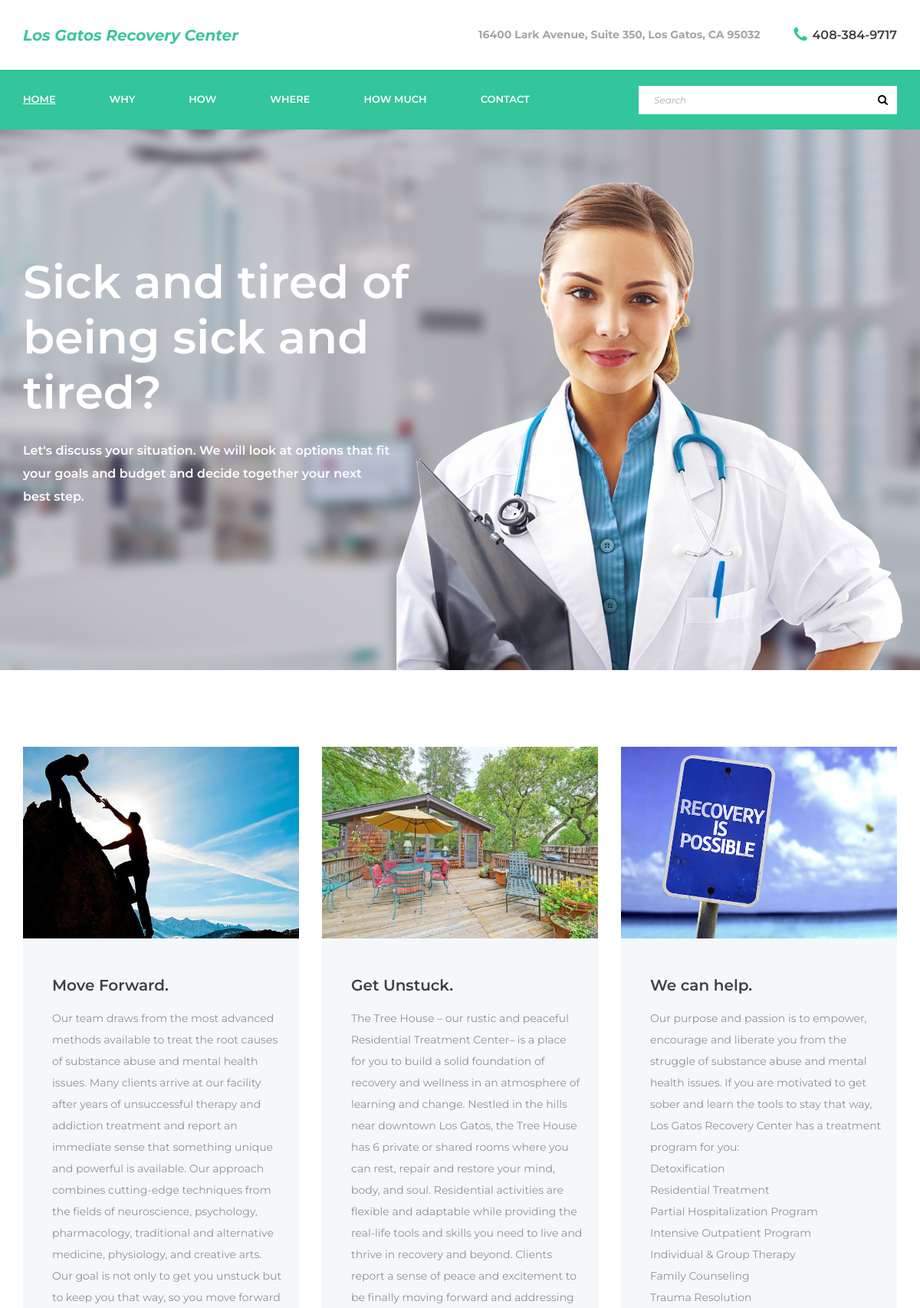
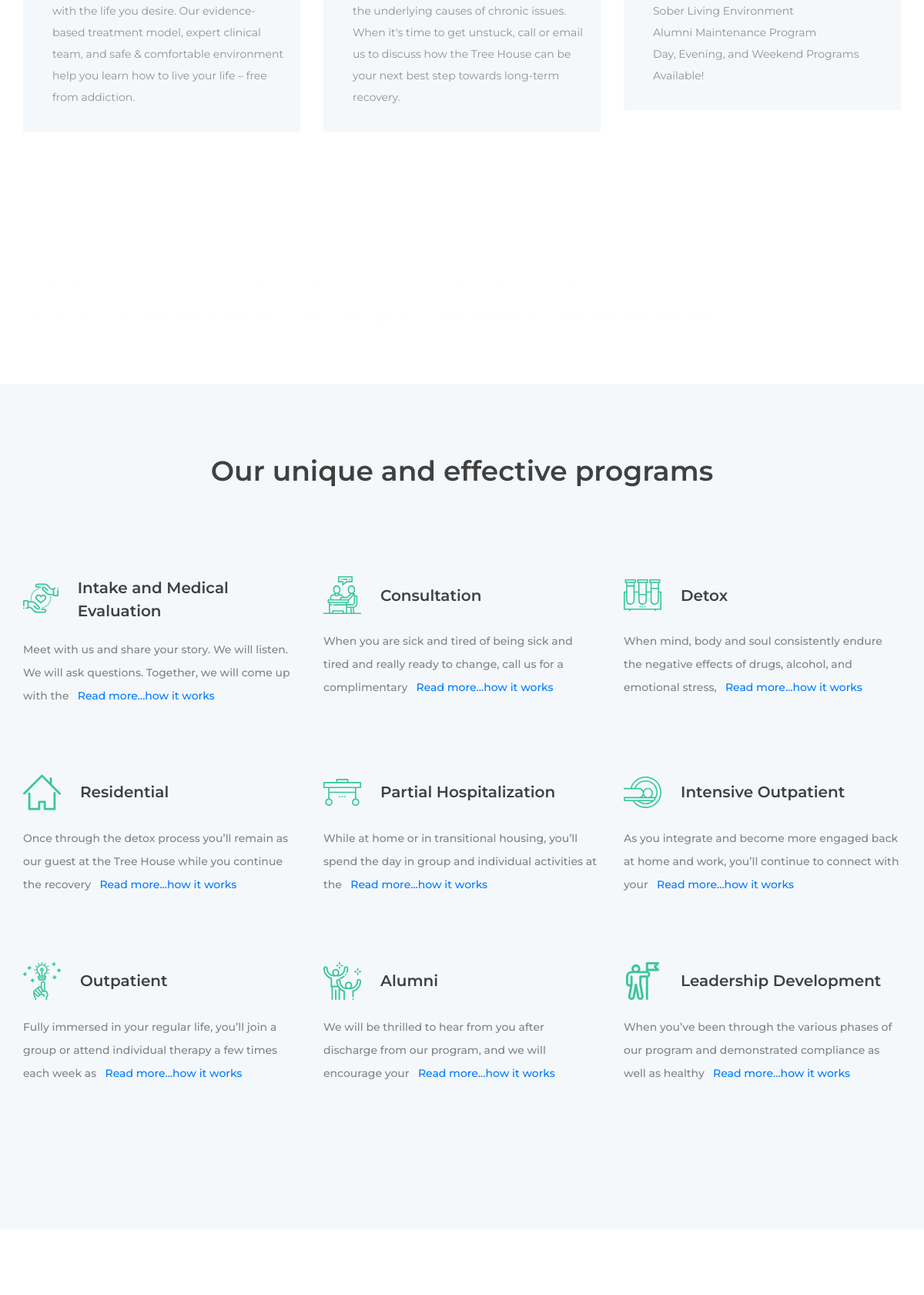
The page / (upper part) on the database its author committed (2 pictures, top to bottom).
### home/models.py (models this page shows, shortened)
class Article(models.Model):
    id           = models.AutoField(auto_created=True, primary_key=True, serialize=False, verbose_name='ID')
    publish      = models.CharField(max_length=120, choices=ARTICLE_CATEGORY, default='home_first')
    title        = models.CharField(max_length=150, unique=True, null=False, verbose_name='Title')
    text         = models.TextField(verbose_name='body')
    articlecover = models.ImageField(upload_to='static/images', null=True, blank=True)
    objects = ArticleManager()
    class Meta:
        verbose_name = 'Article'
        verbose_name_plural = 'Articles'

### home/views.py (the view)
# urls.py: path('', views.Home.as_view(), name='home'),
class Home(TemplateView):
	template_name = 'home/home.html'
	article = Article.objects.first_articles()
	def get_context_data(self, *args, **kwargs):
		context = super(Home, self).get_context_data(*args, **kwargs)
		context["bck_image"] = 'images/index_hero.jpg'
		context["active_page"] = 'home'
		context["article"] = self.article
		return context

### templates/home/home.html (shortened to what this page needs)
{% extends 'base.html' %}
{% load staticfiles %}
{% block content %}
<div class="info">
    <div class="container">
        <div class="row row-eq-height">
{% for obj in article%}
<div class="col-lg-4 info_box_col">
<div class="info_box">
    <div class="info_image">
        <img src="{{obj.articlecover}}" alt="" height="250" width="400">
    </div>
    <div class="info_content">
        <div class="info_title">{{obj.title}}</div>
        <div class="info_text"> {{obj.text | linebreaks}}</div>
    </div>
</div>
</div>
{% endfor %}
        </div>
    </div>
</div>
<div class="cta">
    <div class="parallax_background parallax-window" data-parallax="scroll" data-image-src="{% static 'images/cta_1.jpg' %}" data-speed="0.8"></div>
    <div class="container">
        <div class="row">
            <div class="col">
                <div class="cta_container d-flex flex-xl-row flex-column align-items-xl-start align-items-center justify-content-xl-start justify-content-center">
                    <div class="cta_content text-xl-left text-center">
                        <div class="cta_title">Make an appointment with one of our professional Doctors.</div>
                        <div class="cta_subtitle">Los Gatos Recovery Center provides affordable, accessible and high-quality addiction treatment.
                            <span style="font-size: 18px"><b>&nbsp&nbspCall now 408-384-9717</b></span>
                        </div>
                    </div>
                </div>
            </div>
        </div>
    </div>
</div>
<div class="services">
    <div class="container">
        <div class="row">
            <div class="col text-center">
                <div class="section_title">Our unique and effective programs</div>
            </div>
        </div>
        <div class="row icon_boxes_row">
            <div class="col-xl-4 col-lg-6">
                <div class="icon_box">
                    <div class="icon_box_title_container d-flex flex-row align-items-center justify-content-start">
                        <div class="icon_box_icon"><img src="{% static 'images/intake.svg' %}" alt=""></div>
                        <div class="icon_box_title">Intake and Medical Evaluation</div>
                    </div>
                    <div class="icon_box_text">Meet with us and share your story. We will listen. We will ask questions. Together, we will come up with the <a href="{% url 'home:how'%}">&nbsp&nbspRead more...how it works</a></div>
                </div>
            </div>
            <div class="col-xl-4 col-lg-6">
                <div class="icon_box">
                    <div class="icon_box_title_container d-flex flex-row align-items-center justify-content-start">
                        <div class="icon_box_icon"><img src="{% static 'images/consultation.svg' %}" alt=""></div>
                        <div class="icon_box_title">Consultation</div>
                    </div>
                    <div class="icon_box_text">When you are sick and tired of being sick and tired and really ready to change, call us for a complimentary  <a href="{% url 'home:how'%}">&nbsp&nbspRead more...how it works</a></div>
                </div>
            </div>
            <div class="col-xl-4 col-lg-6">
                <div class="icon_box">
                    <div class="icon_box_title_container d-flex flex-row align-items-center justify-content-start">
                        <div class="icon_box_icon"><img src="{% static 'images/icon_3.svg' %}" alt=""></div>
                        <div class="icon_box_title">Detox</div>
                    </div>
                    <div class="icon_box_text">When mind, body and soul consistently endure the negative effects of drugs, alcohol, and emotional stress, <a href="{% url 'home:how'%}">&nbsp&nbspRead more...how it works</a> </div>
                </div>
            </div>
            <div class="col-xl-4 col-lg-6">
                <div class="icon_box">
                    <div class="icon_box_title_container d-flex flex-row align-items-center justify-content-start">
                        <div class="icon_box_icon"><img src="{% static 'images/residental.svg' %}" alt=""></div>
                        <div class="icon_box_title">Residential</div>
                    </div>
                    <div class="icon_box_text">Once through the detox process you’ll remain as our guest at the Tree House while you continue the recovery <a href="{% url 'home:how'%}">&nbsp&nbspRead more...how it works</a> </div>
                </div>
            </div>
            <div class="col-xl-4 col-lg-6">
                <div class="icon_box">
                    <div class="icon_box_title_container d-flex flex-row align-items-center justify-content-start">
                        <div class="icon_box_icon"><img src="{% static 'images/icon_5.svg' %}" alt=""></div>
                        <div class="icon_box_title">Partial Hospitalization</div>
                    </div>
                    <div class="icon_box_text">While at home or in transitional housing, you’ll spend the day in group and individual activities at the <a href="{% url 'home:how'%}">&nbsp&nbspRead more...how it works</a></div>
                </div>
            </div>
            <div class="col-xl-4 col-lg-6">
                <div class="icon_box">
                    <div class="icon_box_title_container d-flex flex-row align-items-center justify-content-start">
                        <div class="icon_box_icon"><img src="{% static 'images/icon_6.svg' %}" alt=""></div>
                        <div class="icon_box_title">Intensive Outpatient</div>
                    </div>
                    <div class="icon_box_text">As you integrate and become more engaged back at home and work, you’ll continue to connect with your <a href="{% url 'home:how'%}">&nbsp&nbspRead more...how it works</a></div>
                </div>
            </div>
            <div class="col-xl-4 col-lg-6">
                <div class="icon_box">
                    <div class="icon_box_title_container d-flex flex-row align-items-center justify-content-start">
                        <div class="icon_box_icon"><img src="{% static 'images/outpationet.svg' %}" alt=""></div>
                        <div class="icon_box_title">Outpatient</div>
                    </div>
                    <div class="icon_box_text">Fully immersed in your regular life, you’ll join a group or attend individual therapy a few times each week as <a href="{% url 'home:how'%}">&nbsp&nbspRead more...how it works</a></div>
                </div>
            </div>
            <div class="col-xl-4 col-lg-6">
                <div class="icon_box">
                    <div class="icon_box_title_container d-flex flex-row align-items-center justify-content-start">
                        <div class="icon_box_icon"><img src="{% static 'images/alumni.svg' %}" alt=""></div>
                        <div class="icon_box_title">Alumni</div>
                    </div>
                    <div class="icon_box_text">We will be thrilled to hear from you after discharge from our program, and we will encourage your  <a href="{% url 'home:how'%}">&nbsp&nbspRead more...how it works</a></div>
                </div>
            </div>
            <div class="col-xl-4 col-lg-6">
                <div class="icon_box">
                    <div class="icon_box_title_container d-flex flex-row align-items-center justify-content-start">
                        <div class="icon_box_icon"><img src="{% static 'images/leader.svg' %}" alt=""></div>
                        <div class="icon_box_title">Leadership Development</div>
                    </div>
                    <div class="icon_box_text">When you’ve been through the various phases of our program and demonstrated compliance as well as healthy <a href="{% url 'home:how'%}">&nbsp&nbspRead more...how it works</a></div>
                </div>
            </div>
        </div>
    </div>
</div>
<div class="info">
<br><br>
</div>
{% endblock %}

### static/styles/main_styles.css (style rules this page uses)
* { margin: 0; padding: 0; -webkit-font-smoothing: antialiased; -webkit-text-shadow: rgba(0,0,0,.01) 0 0 1px; text-shadow: rgba(0,0,0,.01) 0 0 1px; }
body { font-family: 'Montserrat', sans-serif; font-size: 14px; font-weight: 400; background: #FFFFFF; color: #a5a5a5; }
div { display: block; position: relative; -webkit-box-sizing: border-box; -moz-box-sizing: border-box; box-sizing: border-box; }
p { font-family: 'Montserrat', sans-serif; font-size: 14px; line-height: 2; font-weight: 400; color: #929191; -webkit-font-smoothing: antialiased; -webkit-text-shadow: rgba(0,0,0,.01) 0 0 1px; text-shadow: rgba(0,0,0,.01) 0 0 1px; }
p:last-of-type { margin-bottom: 0; }
a, a:hover, a:visited, a:active, a:link { text-decoration: none; -webkit-font-smoothing: antialiased; -webkit-text-shadow: rgba(0,0,0,.01) 0 0 1px; text-shadow: rgba(0,0,0,.01) 0 0 1px; }
.parallax-window { min-height: 400px; background: transparent; }
.parallax_background { position: absolute; top: 0; left: 0; width: 100%; height: 100%; }
.section_title { font-size: 36px; font-weight: 600; color: #404040; line-height: 0.75; }
.info { width: 100%; background: #FFFFFF; padding-top: 100px; padding-bottom: 100px; }
.info_box { width: 100%; background: #f4f8fb; }
.info_image { width: 100%; }
.info_image img { max-width: 100%; }
.info_content { padding-left: 38px; padding-top: 46px; padding-right: 20px; padding-bottom: 31px; }
.info_title { font-size: 20px; font-weight: 600; color: #404040; }
.info_text { font-size: 14px; font-weight: 500; color: #838383; line-height: 1.95; margin-top: 14px; }
.cta { width: 100%; padding-top: 77px; padding-bottom: 74px; }
.cta_content { width: 100%; }
.cta_title { font-size: 30px; font-weight: 600; color: #FFFFFF; line-height: 1.2; }
.cta_subtitle { font-size: 14px; font-weight: 500; color: rgba(255,255,255,0.76); line-height: 1.5; margin-top: 14px; }
.services { width: 100%; background: #f4f8fb; padding-top: 99px; padding-bottom: 102px; }
.icon_boxes_row { margin-top: 100px; }
.icon_box { margin-bottom: 85px; }
.icon_box_icon { width: 49px; height: 49px; }
.icon_box_icon img { max-width: 100%; }
.icon_box_title { font-size: 20px; font-weight: 600; color: #404040; padding-left: 25px; }
.icon_box_text { font-size: 14px; font-weight: 500; color: #838383; line-height: 2.14; margin-top: 21px; }

### rows shown on the page
Article: articlecover (picture), title "Move Forward.", text "Our team draws from the most advanced methods available to treat the root causes of substance abuse and mental health issues. Many clients arrive at our facility after years of unsuccessful therapy and addiction treatment and report an immediate sense that something unique and powerful is available. Our approach combines cutting-edge techniques from the fields of neuroscience, psychology, pharmacology, traditional and alternative medicine, physiology, and creative arts. Our goal is not only to get you unstuck but to keep you that way, so you move forward with the life you desire. Our evidence-based treatment model, expert clinical team, and safe & comfortable environment help you learn how…"
Article: articlecover (picture), title "Get Unstuck.", text "The Tree House – our rustic and peaceful Residential Treatment Center– is a place for you to build a solid foundation of recovery and wellness in an atmosphere of learning and change. Nestled in the hills near downtown Los Gatos, the Tree House has 6 private or shared rooms where you can rest, repair and restore your mind, body, and soul. Residential activities are flexible and adaptable while providing the real-life tools and skills you need to live and thrive in recovery and beyond. Clients report a sense of peace and excitement to be finally moving forward and addressing the underlying causes of chronic issues. When it's time to get unstuck, call or email us to discuss how the Tree House…"
Article: articlecover (picture), title "We can help.", text "Our purpose and passion is to empower, encourage and liberate you from the struggle of substance abuse and mental health issues. If you are motivated to get sober and learn the tools to stay that way, Los Gatos Recovery Center has a treatment program for you: Detoxification Residential Treatment Partial Hospitalization Program Intensive Outpatient Program Individual & Group Therapy Family Counseling Trauma Resolution Sober Living Environment Alumni Maintenance Program Day, Evening, and Weekend Programs Available!"
